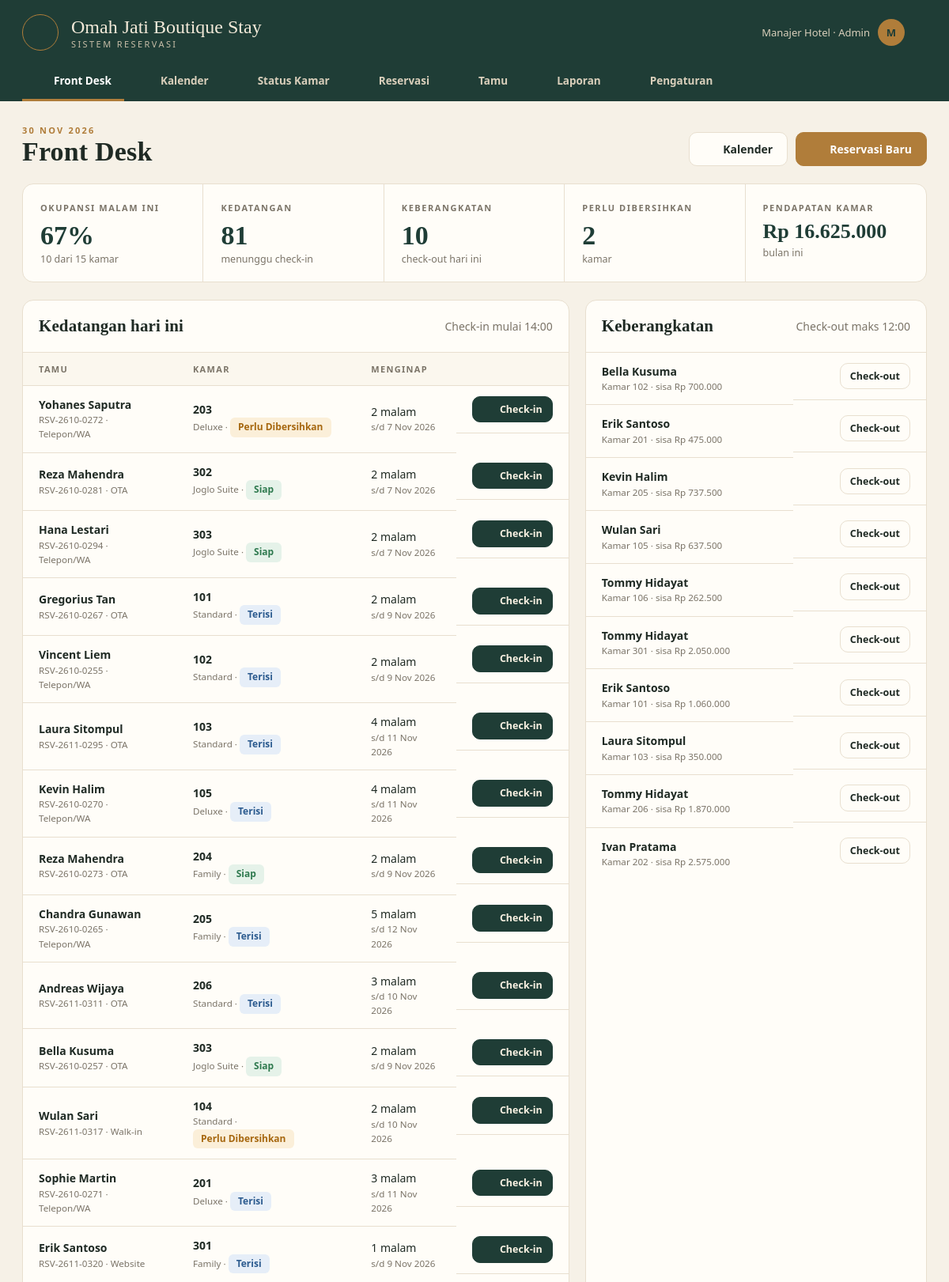
Page /index.php?page=dashboard (signed in, upper part) on the committed database.
### tables this page shows
CREATE TABLE pengaturan (
  id INT PRIMARY KEY,
  nama_hotel VARCHAR(100) NOT NULL,
  alamat VARCHAR(255),
  telepon VARCHAR(30),
  jam_checkin VARCHAR(5) NOT NULL DEFAULT '14:00',
  jam_checkout VARCHAR(5) NOT NULL DEFAULT '12:00',
  pajak_persen TINYINT NOT NULL DEFAULT 0
);

CREATE TABLE reservasi (
  id INT AUTO_INCREMENT PRIMARY KEY,
  kode VARCHAR(20) NOT NULL UNIQUE,
  tamu_id INT NOT NULL,
  kamar_id INT NOT NULL,
  check_in DATE NOT NULL,
  check_out DATE NOT NULL,
  malam SMALLINT NOT NULL,
  dewasa TINYINT NOT NULL DEFAULT 2,
  harga_malam INT NOT NULL,           
  diskon INT NOT NULL DEFAULT 0,
  dibayar INT NOT NULL DEFAULT 0,
  sumber ENUM('Walk-in','Telepon/WA','Website','OTA') NOT NULL DEFAULT 'Walk-in',
  status ENUM('booking','checkin','checkout','batal') NOT NULL DEFAULT 'booking',
  catatan VARCHAR(255),
  user_id INT NULL,
  checkin_at DATETIME NULL,
  checkout_at DATETIME NULL,
  created_at DATETIME NOT NULL DEFAULT CURRENT_TIMESTAMP,
  INDEX idx_kamar_tgl (kamar_id, check_in, check_out),
  FOREIGN KEY (tamu_id) REFERENCES tamu(id),
  FOREIGN KEY (kamar_id) REFERENCES kamar(id),
  FOREIGN KEY (user_id) REFERENCES users(id) ON DELETE SET NULL
);

CREATE TABLE tamu (
  id INT AUTO_INCREMENT PRIMARY KEY,
  nama VARCHAR(100) NOT NULL,
  identitas VARCHAR(30),           
  telepon VARCHAR(20) NOT NULL,
  email VARCHAR(100),
  kota VARCHAR(60),
  created_at TIMESTAMP DEFAULT CURRENT_TIMESTAMP
);

CREATE TABLE kamar (
  id INT AUTO_INCREMENT PRIMARY KEY,
  nomor VARCHAR(10) NOT NULL UNIQUE,
  lantai TINYINT NOT NULL DEFAULT 1,
  tipe_id INT NOT NULL,
  status ENUM('tersedia','terisi','kotor','perbaikan') NOT NULL DEFAULT 'tersedia',
  FOREIGN KEY (tipe_id) REFERENCES tipe_kamar(id)
);

CREATE TABLE tipe_kamar (
  id INT AUTO_INCREMENT PRIMARY KEY,
  nama VARCHAR(60) NOT NULL,
  harga INT NOT NULL,
  kapasitas TINYINT NOT NULL DEFAULT 2,
  fasilitas VARCHAR(255)
);

### index.php (called while the page is built, shortened)
<?php
require __DIR__ . '/includes/bootstrap.php';
$routes = [
    'login'      => 'pages/login.php',
    'logout'     => 'pages/logout.php',
    'dashboard'  => 'pages/dashboard.php',
    'kalender'   => 'pages/kalender.php',
    'kamar'      => 'pages/kamar.php',
    'reservasi'  => 'pages/reservasi/index.php',
    'res.baru'   => 'pages/reservasi/baru.php',
    'res.detail' => 'pages/reservasi/detail.php',
    'res.aksi'   => 'pages/reservasi/aksi.php',
    'invoice'    => 'pages/reservasi/invoice.php',
    'tamu'       => 'pages/tamu.php',
    'laporan'    => 'pages/laporan.php',
    'master'     => 'pages/master/index.php',
];
$page = $_GET['page'] ?? 'dashboard';
require __DIR__ . '/' . $routes[$page];

### pages/dashboard.php (the view, shortened to what this page needs)
<?php
$hari = date('Y-m-d');
$totalKamar = (int) q("SELECT COUNT(*) FROM kamar WHERE status <> 'perbaikan'")->fetchColumn();
$inhouse = q("SELECT r.*, t.nama, k.nomor FROM reservasi r JOIN tamu t ON t.id = r.tamu_id JOIN kamar k ON k.id = r.kamar_id WHERE r.status = 'checkin' ORDER BY r.check_out, k.nomor")->fetchAll();
$datang = q("SELECT r.*, t.nama, t.telepon, k.nomor, k.status kamar_status, tk.nama tipe FROM reservasi r JOIN tamu t ON t.id = r.tamu_id JOIN kamar k ON k.id = r.kamar_id JOIN tipe_kamar tk ON tk.id = k.tipe_id
             WHERE r.status = 'booking' AND r.check_in <= ? ORDER BY r.check_in, k.nomor", [$hari])->fetchAll();
$pergi = array_values(array_filter($inhouse, fn ($r) => $r['check_out'] <= $hari));
$okupansi = $totalKamar ? round(count($inhouse) / $totalKamar * 100) : 0;
$pendapatan = (int) q("SELECT COALESCE(SUM(malam * harga_malam - diskon),0) FROM reservasi WHERE status = 'checkout' AND checkout_at >= DATE_FORMAT(CURDATE(), '%Y-%m-01')")->fetchColumn();
$kotor = (int) q("SELECT COUNT(*) FROM kamar WHERE status = 'kotor'")->fetchColumn();
$title = 'Front Desk';
$actions = '<a class="btn" href="' . url('kalender') . '">' . icon('calendar', 16) . ' Kalender</a><a class="btn btn-gold" href="' . url('res.baru') . '">' . icon('plus', 16) . ' Reservasi Baru</a>';
require __DIR__ . '/../includes/header.php';
?>
<div class="kpis">
    <div class="kpi"><small>Okupansi malam ini</small><strong><?= $okupansi ?>%</strong><span><?= count($inhouse) ?> dari <?= $totalKamar ?> kamar</span></div>
    <div class="kpi"><small>Kedatangan</small><strong><?= count($datang) ?></strong><span>menunggu check-in</span></div>
    <div class="kpi"><small>Keberangkatan</small><strong><?= count($pergi) ?></strong><span>check-out hari ini</span></div>
    <div class="kpi"><small>Perlu dibersihkan</small><strong><?= $kotor ?></strong><span>kamar</span></div>
    <div class="kpi"><small>Pendapatan kamar</small><strong style="font-size:26px"><?= rupiah($pendapatan) ?></strong><span>bulan ini</span></div>
</div>
<div class="grid-2">
    <div class="card">
        <div class="card-head"><h2>Kedatangan hari ini</h2><span class="muted">Check-in mulai <?= e(setting()['jam_checkin']) ?></span></div>
        <div class="table-wrap"><table>
            <thead><tr><th>Tamu</th><th>Kamar</th><th>Menginap</th><th></th></tr></thead>
            <tbody><?php foreach ($datang as $r): ?>
                <tr><td><strong><?= e($r['nama']) ?></strong><small><?= e($r['kode']) ?> · <?= e($r['sumber']) ?></small></td>
                    <td><strong><?= e($r['nomor']) ?></strong><small><?= e($r['tipe']) ?> · <?= badge(STATUS_KAMAR, $r['kamar_status']) ?></small></td>
                    <td><?= $r['malam'] ?> malam<small>s/d <?= tgl($r['check_out']) ?></small></td>
                    <td class="actions"><a class="btn btn-sm btn-primary" href="<?= url('res.detail', ['id' => $r['id']]) ?>"><?= icon('login2', 14) ?> Check-in</a></td></tr>
            <?php endforeach; ?>
            <?php if (!$datang): ?><tr><td colspan="4" class="empty">Tidak ada tamu yang dijadwalkan datang.</td></tr><?php endif; ?></tbody>
        </table></div>
    </div>
    <div class="card">
        <div class="card-head"><h2>Keberangkatan</h2><span class="muted">Check-out maks <?= e(setting()['jam_checkout']) ?></span></div>
        <div class="table-wrap"><table><tbody>
            <?php foreach ($pergi as $r): $t = total_tagihan($r); ?>
                <tr><td><strong><?= e($r['nama']) ?></strong><small>Kamar <?= e($r['nomor']) ?> · <?= $t['sisa'] > 0 ? 'sisa ' . rupiah($t['sisa']) : 'lunas' ?></small></td>
                    <td class="actions"><a class="btn btn-sm" href="<?= url('res.detail', ['id' => $r['id']]) ?>">Check-out</a></td></tr>
            <?php endforeach; ?>
        </tbody></table></div>
    </div>
</div>
<?php require __DIR__ . '/../includes/footer.php'; ?>

### includes/bootstrap.php (shortened to what this page needs)
<?php
function db(): PDO
{
    static $pdo = null;
    if ($pdo === null) {
        $c = require __DIR__ . '/../config/database.php';
        $dsn = "mysql:host={$c['host']};port={$c['port']};dbname={$c['database']};charset=utf8mb4";
        try {
            $pdo = new PDO($dsn, $c['username'], $c['password'], [
                PDO::ATTR_ERRMODE => PDO::ERRMODE_EXCEPTION,
                PDO::ATTR_DEFAULT_FETCH_MODE => PDO::FETCH_ASSOC,
            ]);
        } catch (PDOException $e) {
            die('<h3>Koneksi database gagal.</h3><p>Cek config/database.php dan pastikan database <b>'
                . htmlspecialchars($c['database']) . '</b> sudah di-import.</p>');
        }
    }
    return $pdo;
}
function q(string $sql, array $params = []): PDOStatement
{
    $st = db()->prepare($sql);
    $st->execute($params);
    return $st;
}
function e($v): string
{
    return htmlspecialchars((string) $v, ENT_QUOTES, 'UTF-8');
}
function rupiah($n): string
{
    return 'Rp ' . number_format((int) $n, 0, ',', '.');
}
function tgl($date): string
{
    $bulan = ['', 'Jan', 'Feb', 'Mar', 'Apr', 'Mei', 'Jun', 'Jul', 'Agu', 'Sep', 'Okt', 'Nov', 'Des'];
    $t = strtotime($date);
    return date('j', $t) . ' ' . $bulan[(int) date('n', $t)] . ' ' . date('Y', $t);
}
function url(string $page = 'dashboard', array $params = []): string
{
    return 'index.php?' . http_build_query(['page' => $page] + $params);
}
function user(): ?array
{
    return $_SESSION['user'] ?? null;
}
function setting(): array
{
    static $s = null;
    return $s ??= q('SELECT * FROM pengaturan WHERE id = 1')->fetch() ?: [];
}
function icon(string $name, int $size = 18): string
{
    $p = $paths[$name] ?? '';
    return '<svg class="ic" width="' . $size . '" height="' . $size . '" viewBox="0 0 24 24" fill="none" stroke="currentColor" stroke-width="2" stroke-linecap="round" stroke-linejoin="round">' . $p . '</svg>';
}
function badge(array $map, string $s): string
{
    [$l, $c] = $map[$s] ?? [ucfirst($s), 'gray'];
    return '<span class="badge badge-' . $c . '">' . e($l) . '</span>';
}
function total_tagihan(array $r): array
{
    $layanan = (int) q('SELECT COALESCE(SUM(qty * harga),0) FROM layanan WHERE reservasi_id = ?', [$r['id']])->fetchColumn();
    $kamar = $r['malam'] * $r['harga_malam'];
    $total = $kamar + $layanan - $r['diskon'];
    return ['kamar' => $kamar, 'layanan' => $layanan, 'total' => $total, 'sisa' => $total - $r['dibayar']];
}

### includes/header.php (shortened to what this page needs)
<?php
$nav = [
    ['dashboard', 'Front Desk', 'home'],
    ['kalender', 'Kalender', 'calendar'],
    ['kamar', 'Status Kamar', 'grid'],
    ['reservasi', 'Reservasi', 'receipt'],
    ['tamu', 'Tamu', 'users'],
    ['laporan', 'Laporan', 'chart'],
];
if (user()['role'] === 'admin') $nav[] = ['master', 'Pengaturan', 'settings'];
$current = $_GET['page'] ?? 'dashboard';
$set = setting();
?>
<!DOCTYPE html>
<html lang="id">
<head>
    <link rel="stylesheet" href="assets/css/style.css">
</head>
<body>
<header class="masthead">
    <div class="masthead-inner">
        <div class="mast-top">
            <span class="crest"><?= icon('sparkle', 20) ?></span>
            <div class="name"><?= e($set['nama_hotel']) ?><small>Sistem Reservasi</small></div>
            <div class="mast-user"><span><?= e(user()['nama']) ?> · <?= e(ucfirst(user()['role'])) ?></span><span class="dot"><?= e(strtoupper(substr(user()['nama'], 0, 1))) ?></span>
                <a href="<?= url('logout') ?>" title="Keluar"><?= icon('logout', 18) ?></a></div>
        </div>
        <nav class="tabs">
            <?php foreach ($nav as [$key, $label, $ic]): ?><a href="<?= url($key) ?>" class="<?= $current === $key ? 'active' : '' ?>"><?= icon($ic, 16) ?> <?= $label ?></a><?php endforeach; ?>
        </nav>
    </div>
</header>
<main class="page">
    <div class="page-head">
        <div><div class="eyebrow"><?= e($eyebrow ?? tgl(date('Y-m-d'))) ?></div><h1><?= e($title ?? 'Front Desk') ?></h1></div>
        <div class="page-actions"><?= $actions ?? '' ?></div>
    </div>

### rows in the picture
pengaturan: nama_hotel "Omah Jati Boutique Stay", jam_checkin "14:00", jam_checkout "12:00"
reservasi: tamu.nama "Yohanes Saputra", kode "RSV-2610-0272", sumber "Telepon/WA", kamar.nomor "203", tipe_kamar.nama "Deluxe", l "Perlu Dibersihkan", malam "2", check_out "7 Nov 2026", $size 14 (drawn)
reservasi: tamu.nama "Reza Mahendra", kode "RSV-2610-0281", sumber "OTA", kamar.nomor "302", tipe_kamar.nama "Joglo Suite", l "Siap", malam "2", check_out "7 Nov 2026", $size 14 (drawn)
reservasi: tamu.nama "Hana Lestari", kode "RSV-2610-0294", sumber "Telepon/WA", kamar.nomor "303", tipe_kamar.nama "Joglo Suite", l "Siap", malam "2", check_out "7 Nov 2026", $size 14 (drawn)
reservasi: tamu.nama "Gregorius Tan", kode "RSV-2610-0267", sumber "OTA", kamar.nomor "101", tipe_kamar.nama "Standard", l "Terisi", malam "2", check_out "9 Nov 2026", $size 14 (drawn)
reservasi: tamu.nama "Vincent Liem", kode "RSV-2610-0255", sumber "Telepon/WA", kamar.nomor "102", tipe_kamar.nama "Standard", l "Terisi", malam "2", check_out "9 Nov 2026", $size 14 (drawn)
reservasi: tamu.nama "Laura Sitompul", kode "RSV-2611-0295", sumber "OTA", kamar.nomor "103", tipe_kamar.nama "Standard", l "Terisi", malam "4", check_out "11 Nov 2026", $size 14 (drawn)
reservasi: tamu.nama "Kevin Halim", kode "RSV-2610-0270", sumber "Telepon/WA", kamar.nomor "105", tipe_kamar.nama "Deluxe", l "Terisi", malam "4", check_out "11 Nov 2026", $size 14 (drawn)
reservasi: tamu.nama "Reza Mahendra", kode "RSV-2610-0273", sumber "OTA", kamar.nomor "204", tipe_kamar.nama "Family", l "Siap", malam "2", check_out "9 Nov 2026", $size 14 (drawn)
reservasi: tamu.nama "Chandra Gunawan", kode "RSV-2610-0265", sumber "Telepon/WA", kamar.nomor "205", tipe_kamar.nama "Family", l "Terisi", malam "5", check_out "12 Nov 2026", $size 14 (drawn)
reservasi: tamu.nama "Andreas Wijaya", kode "RSV-2611-0311", sumber "OTA", kamar.nomor "206", tipe_kamar.nama "Standard", l "Terisi", malam "3", check_out "10 Nov 2026", $size 14 (drawn)
reservasi: tamu.nama "Bella Kusuma", kode "RSV-2610-0257", sumber "OTA", kamar.nomor "303", tipe_kamar.nama "Joglo Suite", l "Siap", malam "2", check_out "9 Nov 2026", $size 14 (drawn)
reservasi: tamu.nama "Wulan Sari", kode "RSV-2611-0317", sumber "Walk-in", kamar.nomor "104", tipe_kamar.nama "Standard", l "Perlu Dibersihkan", malam "2", check_out "10 Nov 2026", $size 14 (drawn)
reservasi: tamu.nama "Sophie Martin", kode "RSV-2610-0271", sumber "Telepon/WA", kamar.nomor "201", tipe_kamar.nama "Deluxe", l "Terisi", malam "3", check_out "11 Nov 2026", $size 14 (drawn)
reservasi: tamu.nama "Erik Santoso", kode "RSV-2611-0320", sumber "Website", kamar.nomor "301", tipe_kamar.nama "Family", l "Terisi", malam "1", check_out "9 Nov 2026", $size 14 (drawn)
reservasi: tamu.nama "Bella Kusuma", kamar.nomor "102"
reservasi: dibayar "Rp 700.000", harga_malam "Rp 350.000"
reservasi: tamu.nama "Erik Santoso", kamar.nomor "201", sisa "Rp 475.000"
reservasi: tamu.nama "Kevin Halim", kamar.nomor "205", sisa "Rp 737.500"
reservasi: tamu.nama "Wulan Sari", kamar.nomor "105", sisa "Rp 637.500"
reservasi: tamu.nama "Tommy Hidayat", kamar.nomor "106", sisa "Rp 262.500"
reservasi: tamu.nama "Tommy Hidayat", kamar.nomor "301", sisa "Rp 2.050.000"
reservasi: tamu.nama "Erik Santoso", kamar.nomor "101", sisa "Rp 1.060.000"
reservasi: tamu.nama "Laura Sitompul", kamar.nomor "103"
reservasi: tamu.nama "Tommy Hidayat", kamar.nomor "206", sisa "Rp 1.870.000"
reservasi: tamu.nama "Ivan Pratama", kamar.nomor "202", sisa "Rp 2.575.000"

### other values in the picture
user()['nama'] "Manajer Hotel"
user()['role'] "Admin"
substr(user()['nama'], 0, 1) "M"
$label "Front Desk"
$label "Kalender"
$label "Status Kamar"
$label "Reservasi"
$label "Tamu"
$label "Laporan"
$label "Pengaturan"
$eyebrow "30 NOV 2026"
$title "Front Desk"
$okupansi "67"
count($inhouse) "10"
$totalKamar "15"
